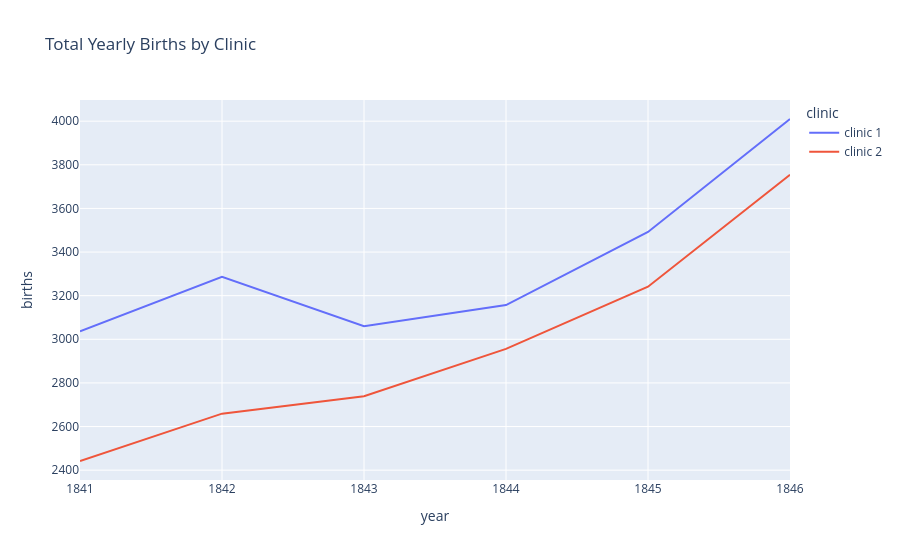

Notebook code for this chart:
### Code cell
line = px.line(
    df_yearly,
    x="year",
    y="births",
    color="clinic",
    title="Total Yearly Births by Clinic",
)

line.show()

### Figure 1 — Plotly figure (JSON) as saved in the notebook; plotly's stock layout.template omitted (floating-point values rounded to 4 significant figures)
{"data": [{"hovertemplate": "clinic=clinic 1<br>year=%{x}<br>births=%{y}<extra></extra>", "legendgroup": "clinic 1", "line": {"color": "#636efa", "dash": "solid"}, "marker": {"symbol": "circle"}, "mode": "lines", "name": "clinic 1", "orientation": "v", "showlegend": true, "type": "scatter", "x": [1841, 1842, 1843, 1844, 1845, 1846], "xaxis": "x", "y": [3036, 3287, 3060, 3157, 3492, 4010], "yaxis": "y"}, {"hovertemplate": "clinic=clinic 2<br>year=%{x}<br>births=%{y}<extra></extra>", "legendgroup": "clinic 2", "line": {"color": "#EF553B", "dash": "solid"}, "marker": {"symbol": "circle"}, "mode": "lines", "name": "clinic 2", "orientation": "v", "showlegend": true, "type": "scatter", "x": [1841, 1842, 1843, 1844, 1845, 1846], "xaxis": "x", "y": [2442, 2659, 2739, 2956, 3241, 3754], "yaxis": "y"}], "layout": {"legend": {"title": {"text": "clinic"}, "tracegroupgap": 0}, "title": {"text": "Total Yearly Births by Clinic"}, "xaxis": {"anchor": "y", "domain": [0, 1], "title": {"text": "year"}}, "yaxis": {"anchor": "x", "domain": [0, 1], "title": {"text": "births"}}}}
